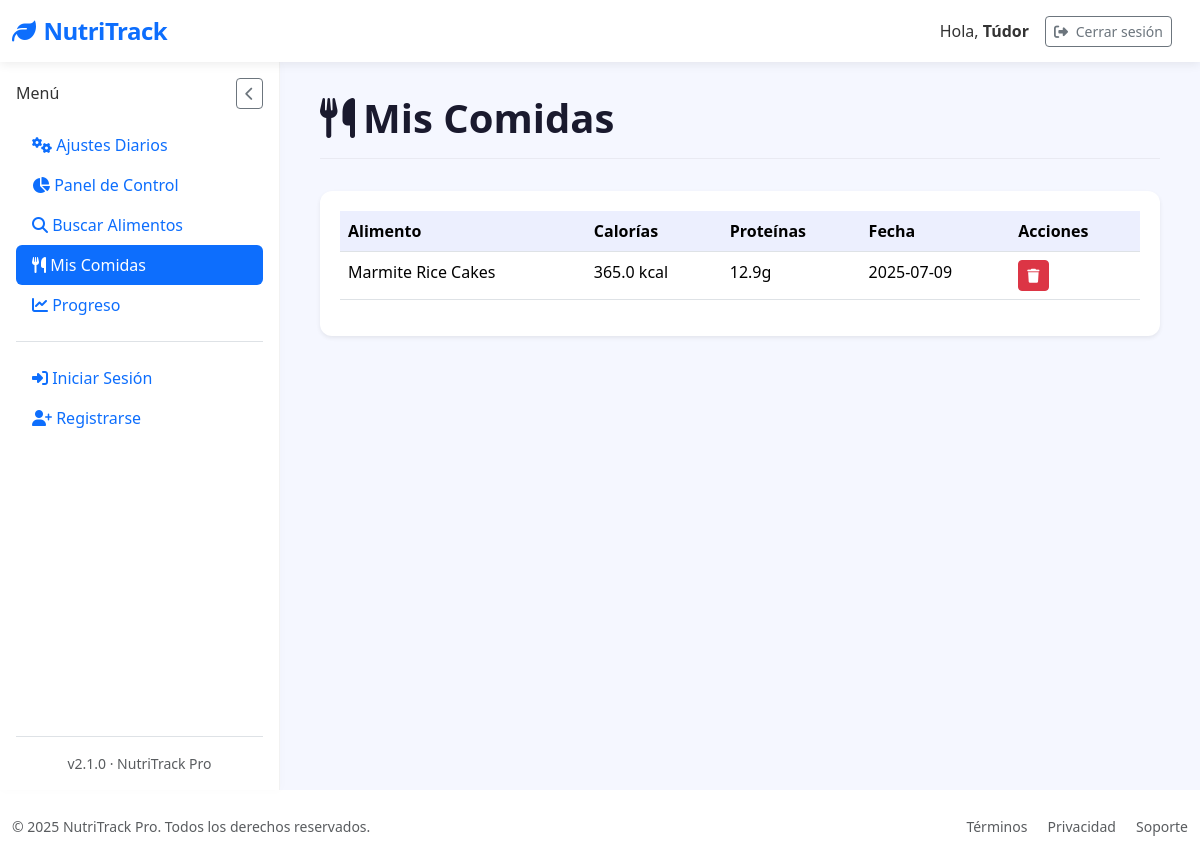
Page /mis-comidas (signed in) on the earlier database version.
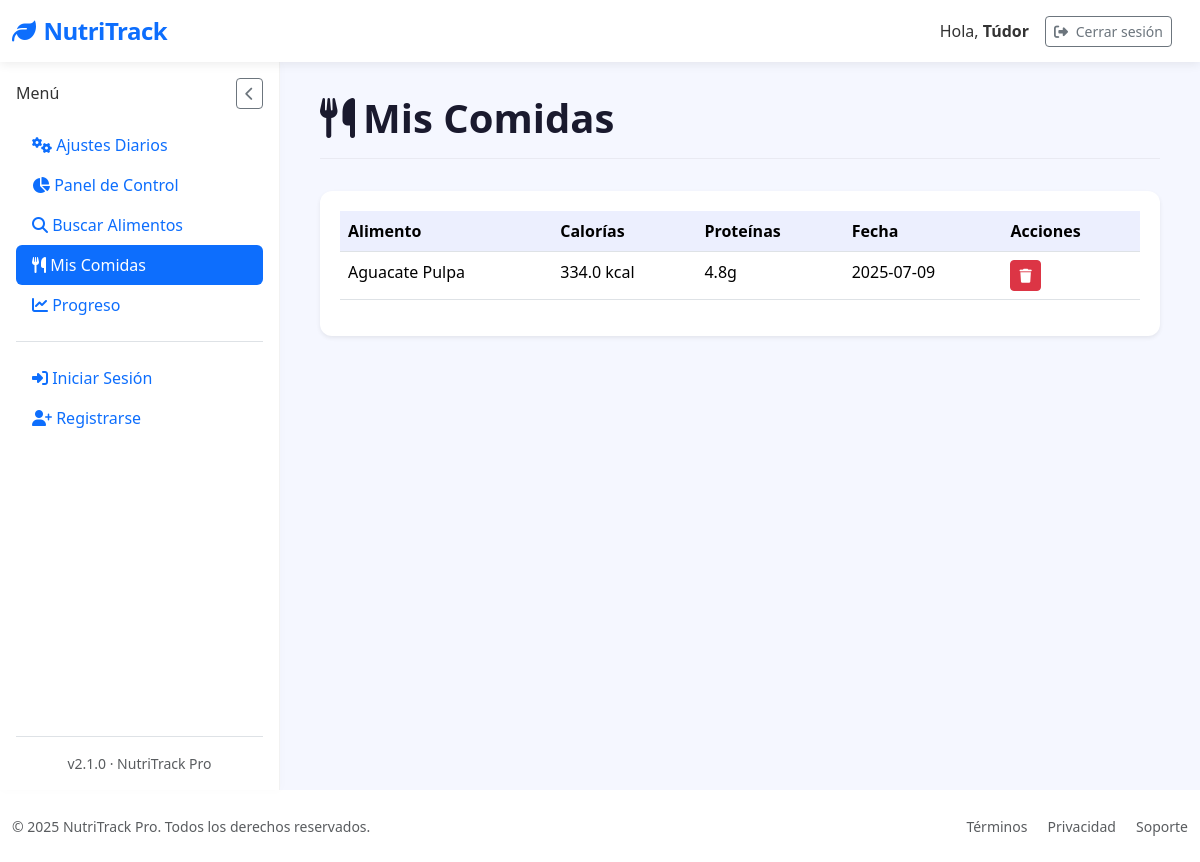
Same page on the later database version.
### tables this page shows
CREATE TABLE "loggin" (
	"id"	INTEGER,
	"username"	TEXT NOT NULL,
	"password"	TEXT,
	"email"	TEXT, google_id TEXT,
	PRIMARY KEY("id" AUTOINCREMENT)
);

CREATE TABLE "food_entries" (
	"id"	INTEGER,
	"user_id"	INTEGER NOT NULL,
	"food_name"	TEXT NOT NULL,
	"calories"	REAL,
	"proteins"	REAL,
	"fats"	REAL,
	"carbs"	REAL,
	"date"	TIMESTAMP DEFAULT CURRENT_TIMESTAMP,
	"created_at"	TEXT,
	PRIMARY KEY("id" AUTOINCREMENT),
	FOREIGN KEY("user_id") REFERENCES "loggin"("id")
);

### app/controllers/MyfoodsController.py (the view)
@app.route('/mis-comidas')
@login_required
def mis_comidas():
    with get_db_cursor() as cur:
        cur.execute("""
            SELECT id, food_name, calories, proteins, date
            FROM food_entries
            WHERE user_id = ?
            ORDER BY date DESC
        """, (current_user.id,))
        comidas = cur.fetchall()
    return render_template('Myfoods/mis_comidas.html', comidas=comidas)

### app/__init__.py (called while the page is built)
@login_manager.user_loader
def load_user(user_id):
    return User.get_by_id(user_id)

### app/conexion.py (called while the page is built)
@contextmanager
def get_db_connection():
    conn = sqlite3.connect(DATABASE)
    conn.row_factory = sqlite3.Row  # Esto permite acceso como diccionario
    try:
        yield conn
    finally:
        conn.close()

@contextmanager
def get_db_cursor():
    with get_db_connection() as conn:
        cursor = conn.cursor()
        try:
            yield cursor
            conn.commit()
        except:
            conn.rollback()
            raise

### app/models/LoginGoogleModel.py (called while the page is built)
    @staticmethod
    def get_by_id(user_id):
        with get_db_cursor() as cur:
            cur.execute("SELECT * FROM loggin WHERE id = ?", (user_id,))
            user = cur.fetchone()
            if user:
                return User(
                    id=user['id'],
                    username=user['username'],
                    email=user['email'] if 'email' in user.keys() else None,
                    google_id=user['google_id'] if 'google_id' in user.keys() else None
                )
        return None

### app/templates/Myfoods/mis_comidas.html (shortened to what this page needs)
{% extends "base.html" %}
{% block section %}
<div class="page-header">
  <h1 class="page-title">
    <i class="fas fa-utensils me-2"></i>Mis Comidas
  </h1>
</div>
<div class="card border-0 shadow-sm">
  <div class="card-body">
    {% if comidas %}
    <div class="table-responsive">
      <table class="table table-hover">
        <thead>
          <tr>
            <th>Alimento</th>
            <th>Calorías</th>
            <th>Proteínas</th>
            <th>Fecha</th>
            <th>Acciones</th>
          </tr>
        </thead>
        <tbody>
          {% for comida in comidas %}
          <tr>
            <td>{{ comida['food_name'] }}</td>
            <td>{{ comida['calories'] }} kcal</td>
            <td>{{ comida['proteins'] }}g</td>
            <td>{{ comida['date'] }}</td>
            <td>
              <form method="POST" action="{{ url_for('eliminar_comida', comida_id=comida['id']) }}">
                <button type="submit" class="btn btn-sm btn-danger">
                  <i class="fas fa-trash"></i>
                </button>
              </form>
            </td>
          </tr>
          {% endfor %}
        </tbody>
      </table>
    </div>
    {% else %}
    <div class="text-center py-5">
      <i class="fas fa-utensils fa-3x text-muted mb-3"></i>
      <h5 class="fw-medium">No hay comidas registradas</h5>
      <p class="text-muted">Busca y añade alimentos para verlos aquí.</p>
    </div>
    {% endif %}
  </div>
</div>
{% endblock %}

### app/templates/base.html (shortened to what this page needs)
<!DOCTYPE html>
<html lang="es" data-bs-theme="light">
<head>
  <link href="https://cdn.jsdelivr.net/npm/bootstrap@5.3.2/dist/css/bootstrap.min.css" rel="stylesheet">
  <link rel="stylesheet" href="https://cdn.jsdelivr.net/npm/bootstrap-icons@1.11.1/font/bootstrap-icons.css">
  <link rel="stylesheet" href="https://cdnjs.cloudflare.com/ajax/libs/font-awesome/6.4.2/css/all.min.css">
  <link href="https://cdn.jsdelivr.net/npm/sweetalert2@11/dist/sweetalert2.min.css" rel="stylesheet">
  <link rel="stylesheet" href="{{ url_for('static', filename='styles/Stylebase.css') }}">
</head>
<body>
  <nav class="navbar navbar-expand-lg navbar-light bg-white">
    <div class="container-fluid">
      <a class="navbar-brand text-primary" href="{{ url_for('logout') }}">
        <i class="fas fa-leaf me-2"></i>NutriTrack
      </a>
      <div class="d-flex align-items-center ms-auto">
        <span class="me-3 d-none d-md-inline">Hola, <strong>{{ current_user.username }}</strong></span>
        <a href="{{ url_for('logout') }}"
          class="btn btn-outline-secondary btn-sm me-3"
          onclick="return confirmLogout(event)">
          <i class="fas fa-sign-out-alt me-1"></i> Cerrar sesión
        </a>
      </div>
    </div>
  </nav>
  <div class="container-fluid flex-grow-1">
    <div class="row h-100 g-0">
      <nav class="sidebar d-flex flex-column p-3" id="sidebar">
        <div class="d-flex justify-content-between align-items-center mb-3">
          <h6 class="sidebar-title mb-0">Menú</h6>
          <button id="closeSidebarBtn" class="btn btn-sm btn-outline-secondary d-lg-block">
            <i class="fas fa-chevron-left"></i>
          </button>
        </div>
        <ul class="nav nav-pills flex-column mb-auto">
          <li>
            <a href="{{ url_for('settings') }}" class="nav-link {% if request.path == url_for('settings') %}active{% endif %}">
              <i class="fas fa-cogs"></i> Ajustes Diarios
            </a>
          </li>
          <li class="nav-item">
            <a href="{{ url_for('dashboard') }}" class="nav-link {% if request.path == url_for('dashboard') %}active{% endif %}">
              <i class="fas fa-chart-pie"></i> Panel de Control
            </a>
          </li>
          <li>
            <a href="{{ url_for('search_food') }}" class="nav-link {% if request.path == url_for('search_food') %}active{% endif %}">
              <i class="fas fa-search"></i> Buscar Alimentos
            </a>
          </li>
          <li>
            <a href="{{ url_for('mis_comidas') }}" class="nav-link {% if request.path == url_for('mis_comidas') %}active{% endif %}">
              <i class="fas fa-utensils"></i> Mis Comidas
            </a>
          </li>
          <li>
            <a href="{{ url_for('progreso') }}" class="nav-link {% if request.path == url_for('progreso') %}active{% endif %}">
              <i class="fas fa-chart-line"></i> Progreso
            </a>
          </li>
          <li class="pt-3 mt-3 border-top">
            {% if session.username %}
            <a href="{{ url_for('logout') }}" class="nav-link">
              <i class="fas fa-sign-out-alt"></i> Cerrar Sesión
            </a>
            {% else %}
            <a href="{{ url_for('login') }}" class="nav-link">
              <i class="fas fa-sign-in-alt"></i> Iniciar Sesión
            </a>
            <a href="{{ url_for('register') }}" class="nav-link">
              <i class="fas fa-user-plus"></i> Registrarse
            </a>
            {% endif %}
          </li>
        </ul>
        <div class="mt-auto pt-3 border-top">
          <div class="text-center small text-muted">
            v2.1.0 · NutriTrack Pro
          </div>
        </div>
      </nav>
      <main class="main-content" id="mainContent">
        {% block section %}{% endblock %}
      </main>
    </div>
  </div>
  <footer class="bg-white py-4 mt-auto">
    <div class="container-fluid">
      <div class="row align-items-center">
        <div class="col-md-6 text-center text-md-start">
          <p class="mb-0 small text-muted">&copy; 2025 NutriTrack Pro. Todos los derechos reservados.</p>
        </div>
        <div class="col-md-6 text-center text-md-end">
          <a href="#" class="text-decoration-none small text-muted me-3">Términos</a>
          <a href="#" class="text-decoration-none small text-muted me-3">Privacidad</a>
          <a href="#" class="text-decoration-none small text-muted">Soporte</a>
        </div>
      </div>
    </div>
  </footer>
</body>
</html>

### app/static/styles/StyleBase.css (style rules this page uses)
:root { --primary-color: #4361ee; --secondary-color: #3f37c9; --accent-color: #4cc9f0; --dark-color: #1a1a2e; --light-color: #f8f9fa; --success-color: #4bb543; }
body { font-family: 'Segoe UI', system-ui, -apple-system, sans-serif; background-color: #f5f7ff; color: #333; min-height: 100vh; display: flex; flex-direction: column; overflow-x: hidden; }
.navbar-brand { font-weight: 700; font-size: 1.5rem; letter-spacing: -0.5px; }
.navbar { box-shadow: 0 2px 10px rgba(0, 0, 0, 0.08); background: white !important; position: relative; z-index: 1100; }
.container-fluid.flex-grow-1 { display: flex; flex-direction: column; min-height: calc(100vh - 72px - 70px); padding-left: 0; padding-right: 0; }
.row.h-100 { display: flex; flex-grow: 1; flex-wrap: nowrap; margin-left: 0; margin-right: 0; width: 100%; }
.sidebar { width: 280px; background: white; position: sticky; top: 72px; border-right: 1px solid rgba(0, 0, 0, 0.05); box-shadow: 1px 0 10px rgba(0, 0, 0, 0.02); transition: all 0.3s ease; z-index: 100; display: flex; flex-direction: column; flex-shrink: 0; height: calc(100vh - 72px); padding: 1rem; }
.main-content { flex-grow: 1; flex-basis: 0; padding: 2rem 2.5rem; background-color: #f5f7ff; overflow-y: auto; }
.card-body { padding: 1.25rem; }
.card-body { flex-grow: 1; }
.card { border: none; border-radius: 12px; box-shadow: 0 4px 12px rgba(0, 0, 0, 0.05); transition: transform 0.2s ease, box-shadow 0.2s ease; }
.table { --bs-table-bg: transparent; }
.table > thead { background-color: rgba(67, 97, 238, 0.1); color: var(--primary-color); }
.page-header { display: flex; justify-content: space-between; align-items: center; margin-bottom: 2rem; padding-bottom: 1rem; border-bottom: 1px solid rgba(0, 0, 0, 0.05); }
.page-title { font-weight: 700; color: var(--dark-color); margin: 0; }

Differences in the rows shown:
removed food_entries: food_name "Marmite Rice Cakes", calories "365.0", proteins "12.9", date "2025-07-09"
added food_entries: food_name "Aguacate Pulpa", calories "334.0", proteins "4.8", date "2025-07-09"
